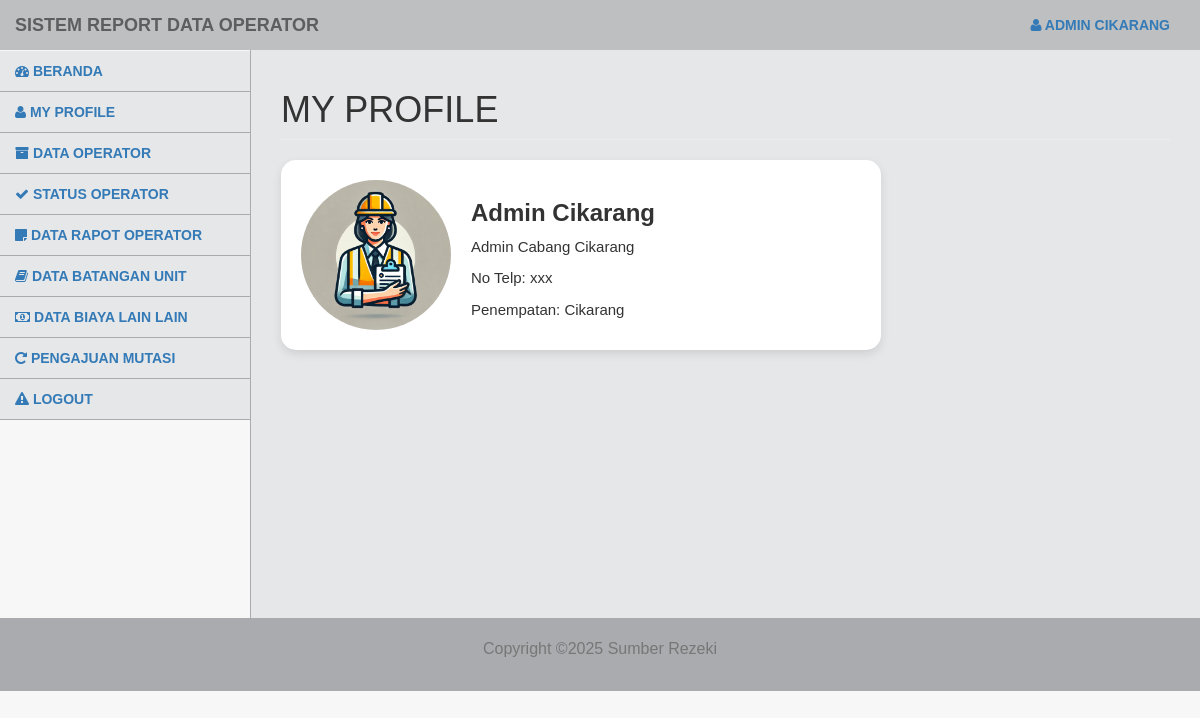
Screenshot of /petugas/index.php?m=my_profile&s=awal (signed in) with the database file from the repository.
### tables this page shows
CREATE TABLE `tb_petugas` (
  `id_petugas` int(11) NOT NULL,
  `username` varchar(255) NOT NULL,
  `password` varchar(255) NOT NULL,
  `nama` varchar(255) NOT NULL,
  `telepon` varchar(255) NOT NULL,
  `cabang` varchar(255) NOT NULL
);

### petugas/modul/my_profile/title.php (the view, shortened to what this page needs)
<!DOCTYPE html>
<html>
  <head>
    <link href="../vendor/css/bootstrap/bootstrap.min.css" rel="stylesheet">
    <link href="../vendor/css/bootstrap/bootstrap.css" rel="stylesheet">
    <link href="../vendor/font-awesome/css/font-awesome.min.css" rel="stylesheet" type="text/css">
    <link href="../css/tampilanadmin.css" rel="stylesheet">
    <link href="../css/styles.css" rel="stylesheet">
  </head>
  <body>
    <div id="wrapper">
      <nav class="navbar navbar-default navbar-static-top" role="navigation" style="margin-bottom: 0">
        <div class="navbar-header">
          <a class="navbar-brand">Sistem Report Data Operator</a>
        </div>
		<?php
          $id = $_SESSION['idinv2'];
           include '../koneksi.php';
           $sql = "SELECT * FROM tb_petugas WHERE id_petugas = '$id'";
           $query = mysqli_query($koneksi, $sql);
            $r = mysqli_fetch_array($query);
           ?>
        <ul class="nav navbar-top-links navbar-right">
          <li class="dropdown">
            <a class="dropdown-toggle" data-toggle="dropdown" href="#">
              <i class="fa fa-user"></i> <?php echo $r['nama']; ?>
            </a>
          </li>
        </ul>
        <div class="navbar-default sidebar" role="navigation">
          <div class="sidebar-nav navbar-collapse">
            <ul class="nav" id="side-menu">
              <li><a href="?m=awal.php"><i class="fa fa-dashboard"></i> Beranda</a></li>
              <li><a href="?m=my_profile&s=awal"><i class="fa fa-user"></i> My Profile</a></li>
              <li><a href="?m=operator&s=awal"><i class="fa fa-archive"></i> Data Operator</a></li>
              <li><a href="?m=statusOperator&s=awal"><i class="fa fa-check"></i> Status Operator</a></li>
              <li><a href="?m=rapot_opr&s=awal"><i class="fa fa-sticky-note"></i> Data Rapot Operator</a></li>
              <li><a href="?m=batanganUnit&s=awal"> <i class="fa fa-book"></i> Data Batangan Unit</a></li>
              <li><a href="?m=biayaLain&s=awal"> <i class="fa fa-money"></i> Data Biaya Lain Lain</a></li>
              <li><a href="?m=mutasi&s=awal"> <i class="fa fa-rotate-right"></i> Pengajuan Mutasi</a></li>
              <li><a href="logout.php" onclick="return confirm('yakin ingin logout?')"><i class="fa fa-warning"></i> Logout</a></li>
            </ul>
          </div>
        </div>
      </nav>
    <div id="page-wrapper">
      <div class="row">
        <div class="col-lg-12">
          <h1 class="page-header">My Profile</h1>
        </div>
      </div>
      <?php
          $id = $_SESSION['idinv2'];
          include '../koneksi.php';
          $sql = "SELECT * FROM tb_petugas WHERE id_petugas = '$id'";
          $query = mysqli_query($koneksi, $sql);
          if ($query && mysqli_num_rows($query) > 0) {
              $r = mysqli_fetch_array($query);
          } else {
              $r = null;
              echo "<script>alert('Data tidak ditemukan');</script>";
          }
        ?>
      <div class="row">
              <div class="col-lg-3 col-md-4 col-sm-6">
                <div class="profile-card">
                  <img src="../images/admin/admin.jpeg" alt="Profile Image" class="profile-image">
                  <div class="profile-details">
                    <h2 class="name"><?php echo $r['nama']; ?></h2>
                    <p class="cabang">Admin Cabang <?php echo $r['cabang']; ?></p>
                    <p class="telepon">No Telp: <?php echo $r['telepon']; ?></p>
                    <p class="cabang">Penempatan: <?php echo $r['cabang']; ?></p>
                  </div>
                </div>
              </div>
         </div>
    </div>
    <footer class="text-center">
      <div class="footer-below">
        <div class="container">
          <div class="row">
            <div class="col-lg-12">
              <p class="text-muted" style="font-size: 16px;">Copyright &copy;<script>document.write(new Date().getFullYear());</script> Sumber Rezeki</p>
            </div>
          </div>
        </div>
      </div>
    </footer>
  </body>
</html>

### css/tampilanadmin.css (style rules this page uses)
body { font-family: Arial, sans-serif; }
p { font-size: 15px; }
h1 { text-transform: uppercase; font-weight: 500; }
#wrapper { width: 100%; }
#page-wrapper { padding: 0 15px; min-height: 568px; background-color: #E6E7E8; }
@media (min-width: 768px) { #page-wrapper { position: inherit; margin: 0 0 0 250px; padding: 0 30px; border-left: 1px solid #A9ABAE; } }
.navbar { background-color: #BDBFC1; font-weight: 700; font-family: arial; text-transform: uppercase; border: none; }
.navbar-top-links { margin-right: 0; }
.navbar-top-links li { display: inline-block; }
.navbar-top-links li:last-child { margin-right: 15px; }
.navbar-top-links li a { padding: 15px; min-height: 50px; }
.sidebar { background-color: #E6E7E8; }
.sidebar .sidebar-nav.navbar-collapse { padding-left: 0; padding-right: 0; }
.sidebar ul li { border-bottom: 1px solid #A9ABAE; }
@media (min-width: 768px) { .sidebar { z-index: 1; position: absolute; width: 250px; margin-top: 51px; } }
@media (min-width: 768px) { .navbar-top-links { margin-left: auto; } }
footer { color: black; font-size: 15px; }
footer .footer-below { padding: 20px 0; background-color: #A9ABAE; }

### css/styles.css (style rules this page uses)
body { font-family: Arial, sans-serif; margin: 0; padding: 0; background-color: #f7f7f7; }
.profile-card { background-color: #fff; display: flex; padding: 20px; width: 600px; border-radius: 15px; box-shadow: 0 4px 10px rgba(0, 0, 0, 0.1); }
.profile-image { width: 150px; height: 150px; border-radius: 80%; object-fit: cover; margin-right: 20px; }
.profile-details { display: flex; flex-direction: column; justify-content: center; }
.name { font-size: 24px; font-weight: bold; margin-bottom: 10px; }

### rows the page displays
tb_petugas: nama "ADMIN CIKARANG", nama "Admin Cikarang", cabang "Cikarang", telepon "xxx"
